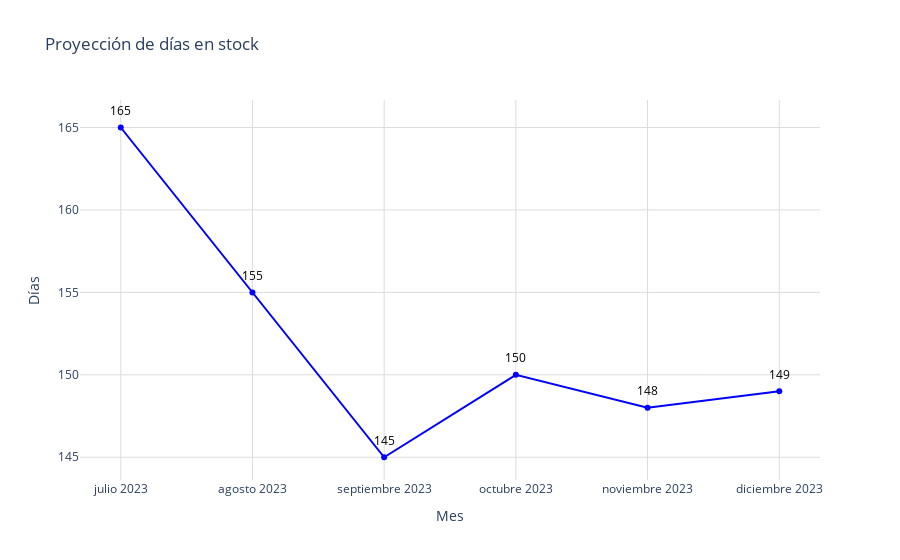

The code cell stored with this chart in its notebook:
### Code cell
import plotly.graph_objects as go

# Obtener los datos
dias = stock_proyeccion_dias['Dias']
meses = stock_proyeccion_dias['Mes']

# Crear figura
fig = go.Figure()
fig.add_trace(go.Scatter(
    x=meses,
    y=dias,
    mode='markers+lines',
    marker=dict(color='blue'),
))
# Agregar anotaciones para mostrar los valores encima de los puntos
for mes, dia in zip(meses, dias):
    fig.add_annotation(
        x=mes,
        y=dia,
        text=str(dia),  # Texto que se mostrará (el valor del día)
        showarrow=False,  # No mostrar la flecha
        font=dict(color='black', size=12),  # Estilo del texto
        xshift=0,  # Desplazamiento horizontal del texto
        yshift=17,  # Desplazamiento vertical del texto
        textangle=0  # Ángulo del texto
    )
# Actualizar diseño
fig.update_layout(
    title='Proyección de días en stock',
    xaxis_title='Mes',
    yaxis_title='Días',
    xaxis=dict(gridcolor='#dddcda', tickmode='array', tickvals=list(range(len(meses))), ticktext=meses),
    yaxis=dict(gridcolor='#dddcda', gridwidth=1),
    plot_bgcolor='rgba(0,0,0,0)'
)

# Exportar gráfica como archivo HTML
def guardar_grafico_como_html(fig, nombre_archivo, carpeta='graficas'):
    # Crear la carpeta si no existe
    if not os.path.exists(carpeta):
        os.makedirs(carpeta)
    
    # Gráfica como archivo HTML en la carpeta especificada
    pio.write_html(fig, f'{carpeta}/{nombre_archivo}.html')

guardar_grafico_como_html(fig, 'g_scatt_stockdias_pachuca', carpeta='graficas')
fig.show()

### Figure 1 — Plotly figure (JSON) as saved in the notebook; plotly's stock layout.template omitted (floating-point values rounded to 4 significant figures)
{"data": [{"marker": {"color": "blue"}, "mode": "markers+lines", "type": "scatter", "x": ["julio 2023", "agosto 2023", "septiembre 2023", "octubre 2023", "noviembre 2023", "diciembre 2023"], "y": [165, 155, 145, 150, 148, 149]}], "layout": {"annotations": [{"font": {"color": "black", "size": 12}, "showarrow": false, "text": "165", "textangle": 0, "x": "julio 2023", "xshift": 0, "y": 165, "yshift": 17}, {"font": {"color": "black", "size": 12}, "showarrow": false, "text": "155", "textangle": 0, "x": "agosto 2023", "xshift": 0, "y": 155, "yshift": 17}, {"font": {"color": "black", "size": 12}, "showarrow": false, "text": "145", "textangle": 0, "x": "septiembre 2023", "xshift": 0, "y": 145, "yshift": 17}, {"font": {"color": "black", "size": 12}, "showarrow": false, "text": "150", "textangle": 0, "x": "octubre 2023", "xshift": 0, "y": 150, "yshift": 17}, {"font": {"color": "black", "size": 12}, "showarrow": false, "text": "148", "textangle": 0, "x": "noviembre 2023", "xshift": 0, "y": 148, "yshift": 17}, {"font": {"color": "black", "size": 12}, "showarrow": false, "text": "149", "textangle": 0, "x": "diciembre 2023", "xshift": 0, "y": 149, "yshift": 17}], "plot_bgcolor": "rgba(0,0,0,0)", "title": {"text": "Proyección de días en stock"}, "xaxis": {"gridcolor": "#dddcda", "tickmode": "array", "ticktext": ["julio 2023", "agosto 2023", "septiembre 2023", "octubre 2023", "noviembre 2023", "diciembre 2023"], "tickvals": [0, 1, 2, 3, 4, 5], "title": {"text": "Mes"}}, "yaxis": {"gridcolor": "#dddcda", "gridwidth": 1, "title": {"text": "Días"}}}}
